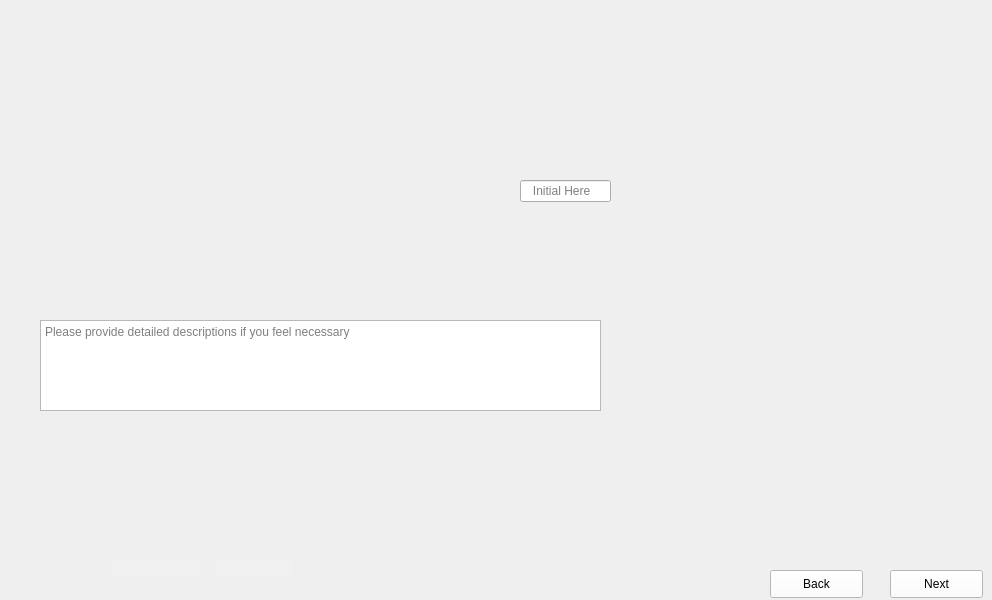
      <widget class="QWidget" name="PreLap_First_Epoxy_Fill_2">
       <property name="maximumSize">
        <size>
         <width>1024</width>
         <height>600</height>
        </size>
       </property>
       <property name="styleSheet">
        <string notr="true">border-image: url(:/images/images/Pre_Lap_First_Epoxy_Fill_2.png);</string>
       </property>
       <widget class="QLineEdit" name="PreLap_First_Epoxy_Fill_2_Data">
        <property name="geometry">
         <rect>
          <x>520</x>
          <y>180</y>
          <width>91</width>
          <height>22</height>
         </rect>
        </property>
        <property name="styleSheet">
         <string notr="true">border-image:None;</string>
        </property>
        <property name="placeholderText">
         <string>   Initial Here</string>
        </property>
       </widget>
       <widget class="QTextEdit" name="PreLap_First_Epoxy_Fill_2_Comments">
        <property name="geometry">
         <rect>
          <x>40</x>
          <y>320</y>
          <width>561</width>
          <height>91</height>
         </rect>
        </property>
        <property name="styleSheet">
         <string notr="true">border-image:None;</string>
        </property>
        <property name="placeholderText">
         <string>Please provide detailed descriptions if you feel necessary </string>
        </property>
       </widget>
       <widget class="QLineEdit" name="PreLap_First_Epoxy_Fill_2_Initials">
        <property name="geometry">
         <rect>
          <x>210</x>
          <y>560</y>
          <width>81</width>
          <height>22</height>
         </rect>
        </property>
        <property name="styleSheet">
         <string notr="true">QLineEdit{
background-color: rgb(240, 240, 240);
border: none;
border-image:None;
}</string>
        </property>
       </widget>
       <widget class="QLineEdit" name="PreLap_First_Epoxy_Fill_2_Dates">
        <property name="geometry">
         <rect>
          <x>110</x>
          <y>560</y>
          <width>91</width>
          <height>22</height>
         </rect>
        </property>
        <property name="styleSheet">
         <string notr="true">QLineEdit{
background-color: rgb(240, 240, 240);
border: none;
border-image:None;
}</string>
        </property>
       </widget>
       <widget class="QPushButton" name="PreLap_First_Epoxy_Fill_2_Next">
        <property name="geometry">
         <rect>
          <x>890</x>
          <y>570</y>
          <width>93</width>
          <height>28</height>
         </rect>
        </property>
        <property name="styleSheet">
         <string notr="true">QPushButton{
background-color: rgb(255, 255, 255);
height: 35px;
border-image:None;
}
QPushButton::hover{
background-color: rgb(0, 0, 255);
}
QPushButton:pressed{
padding-top:7px;
padding-top:7px;
}</string>
        </property>
        <property name="text">
         <string>Next</string>
        </property>
       </widget>
       <widget class="QPushButton" name="PreLap_First_Epoxy_Fill_2_Back">
        <property name="geometry">
         <rect>
          <x>770</x>
          <y>570</y>
          <width>93</width>
          <height>28</height>
         </rect>
        </property>
        <property name="styleSheet">
         <string notr="true">QPushButton{
background-color: rgb(255, 255, 255);
height: 35px;
border-image:None;
}
QPushButton::hover{
background-color: rgb(0, 0, 255);
}
QPushButton:pressed{
padding-top:7px;
padding-top:7px;
}</string>
        </property>
        <property name="text">
         <string>Back</string>
        </property>
       </widget>
      </widget>
